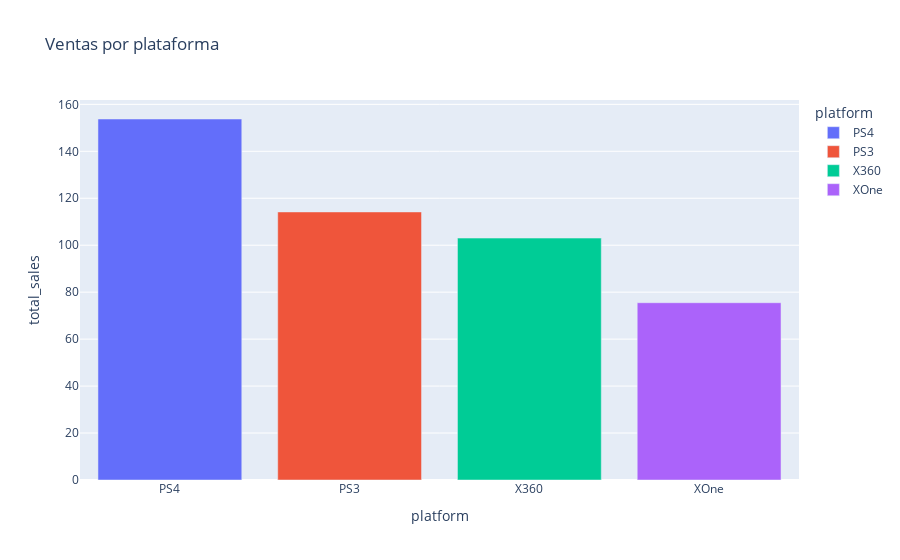

Notebook source saved alongside this figure:
### Code cell
same_games=correlation_df[(correlation_df['platform'].isin(popular_list))&(correlation_df['name'].isin(games_common_list))]
same_games_group=same_games.groupby('platform')['total_sales'].sum().reset_index().sort_values(by='total_sales',ascending=False)
fig=px.bar(same_games_group,x='platform',y='total_sales',title='Ventas por plataforma',color='platform')
fig.show()

### Figure 1 — Plotly figure (JSON) as saved in the notebook; plotly's stock layout.template omitted (floating-point values rounded to 4 significant figures)
{"data": [{"alignmentgroup": "True", "hovertemplate": "platform=%{x}<br>total_sales=%{y}<extra></extra>", "legendgroup": "PS4", "marker": {"color": "#636efa", "pattern": {"shape": ""}}, "name": "PS4", "offsetgroup": "PS4", "orientation": "v", "showlegend": true, "textposition": "auto", "type": "bar", "x": ["PS4"], "xaxis": "x", "y": [153.8], "yaxis": "y"}, {"alignmentgroup": "True", "hovertemplate": "platform=%{x}<br>total_sales=%{y}<extra></extra>", "legendgroup": "PS3", "marker": {"color": "#EF553B", "pattern": {"shape": ""}}, "name": "PS3", "offsetgroup": "PS3", "orientation": "v", "showlegend": true, "textposition": "auto", "type": "bar", "x": ["PS3"], "xaxis": "x", "y": [114.2], "yaxis": "y"}, {"alignmentgroup": "True", "hovertemplate": "platform=%{x}<br>total_sales=%{y}<extra></extra>", "legendgroup": "X360", "marker": {"color": "#00cc96", "pattern": {"shape": ""}}, "name": "X360", "offsetgroup": "X360", "orientation": "v", "showlegend": true, "textposition": "auto", "type": "bar", "x": ["X360"], "xaxis": "x", "y": [103.0], "yaxis": "y"}, {"alignmentgroup": "True", "hovertemplate": "platform=%{x}<br>total_sales=%{y}<extra></extra>", "legendgroup": "XOne", "marker": {"color": "#ab63fa", "pattern": {"shape": ""}}, "name": "XOne", "offsetgroup": "XOne", "orientation": "v", "showlegend": true, "textposition": "auto", "type": "bar", "x": ["XOne"], "xaxis": "x", "y": [75.51], "yaxis": "y"}], "layout": {"barmode": "relative", "legend": {"title": {"text": "platform"}, "tracegroupgap": 0}, "title": {"text": "Ventas por plataforma"}, "xaxis": {"anchor": "y", "categoryarray": ["PS4", "PS3", "X360", "XOne"], "categoryorder": "array", "domain": [0, 1], "title": {"text": "platform"}}, "yaxis": {"anchor": "x", "domain": [0, 1], "title": {"text": "total_sales"}}}}
